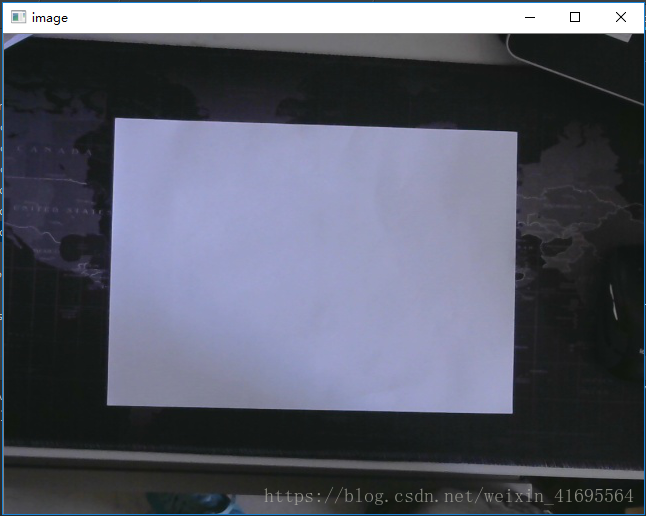
#> input picture Video/PIcture1.png, 646 x 516 px, found by its file name
$ python AfterSales.py
#> lines starting #> are read from the running program, lines starting #| are printed output that depends on the picture; after the words box and inside, x2 and y2 are one past the last pixel; in counts of white or black regions, pixels touching at a corner belong together
# -*- coding:utf-8 -*-


import cv2
import numpy as np
np.set_printoptions(threshold=np.inf)
# image = cv2.imread('C:\Sunaoxue\IT_Project\ADD\Test_YingZhang/20180525164038159.png')
image = cv2.imread('C:\Sunaoxue\IT_Project\ADD\Test_YinZhang/Picture1.PNG')
#> image is the input picture: shape (516, 646, 3); mean B, G, R 104.9, 91.5, 88.4
hue_image = cv2.cvtColor(image, cv2.COLOR_BGR2HSV)
#> hue_image: shape (516, 646, 3); mean H, S, V 91.1, 40, 105.5

print (hue_image)
#> (printed output is left out)
low_range = np.array([150, 100, 100])
high_range = np.array([180, 255, 255])

#low_range = np.array([80, 0, 150])
#high_range = np.array([180, 70, 200])


th = cv2.inRange(hue_image, low_range, high_range)
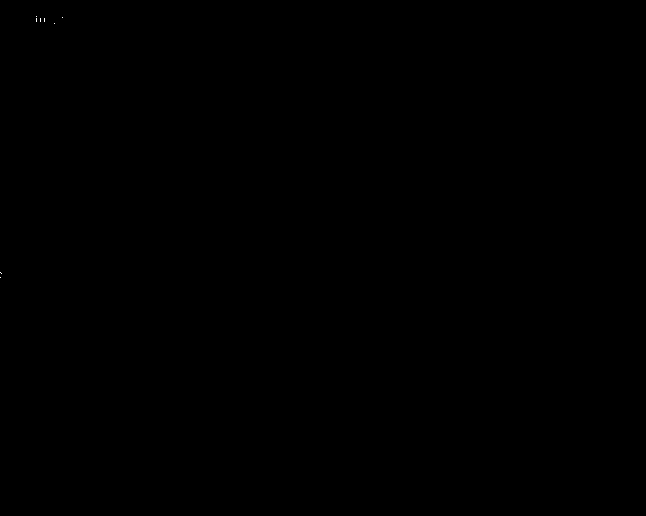
#> th: shape (516, 646); 0.01% white in thin lines or dots, all inside (x1, y1, x2, y2) = (0, 16, 63, 278)
index1 = th == 255

img = np.zeros(image.shape, np.uint8)
img[:, :] = (255,255,255)
img[index1] = image[index1]#(0,0,255)
cv2.imshow('img', img)
cv2.waitKey(3000)
cv2.imwrite("Aftersale_test_2.jpg",img)
